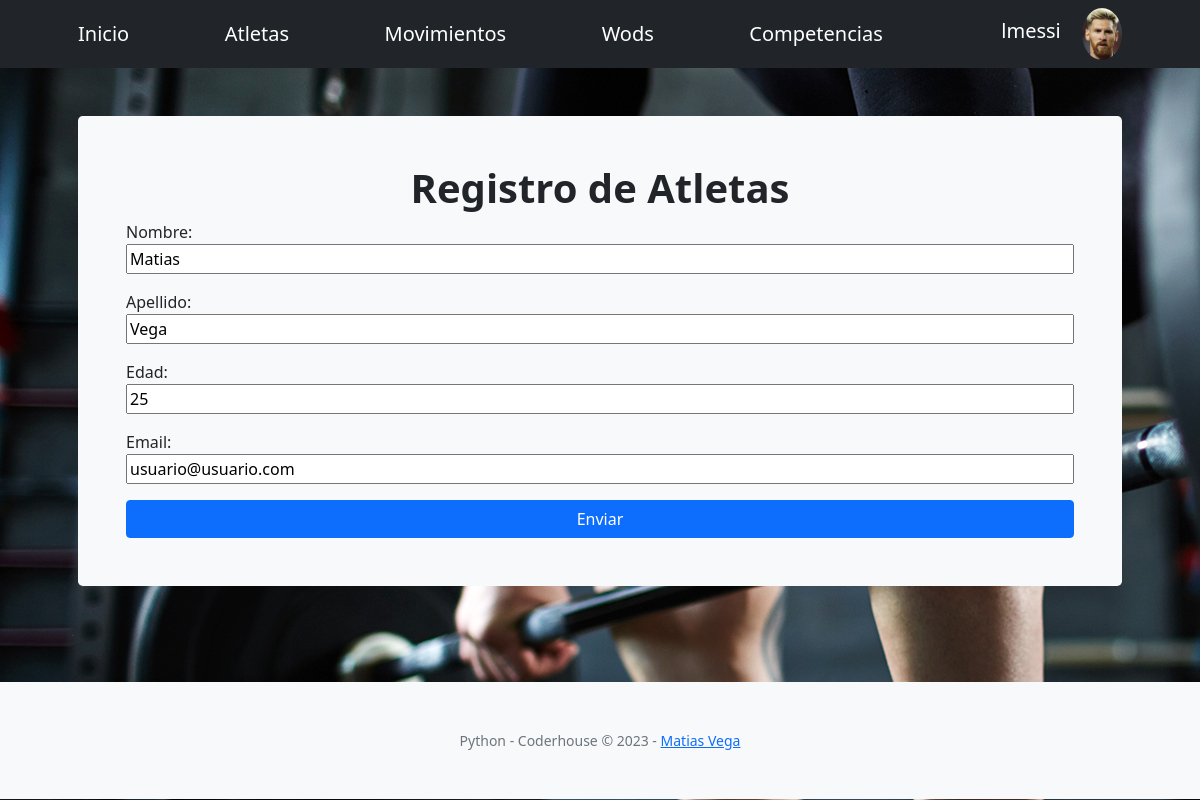
Page /AppCoder/ateta/editar/13 (signed in) on the committed database.
### AppCoder/models.py (models this page shows, shortened)
class AvatarImagen(models.Model):
    usuario = models.ForeignKey(User, on_delete = models.CASCADE)
    imagen = models.ImageField(upload_to="avatares", null=True, blank=True)

class Atleta(models.Model):
    usuario = models.ForeignKey(User, on_delete = models.CASCADE, default=None)
    nombre= models.CharField(max_length=30)
    apellido= models.CharField(max_length=30)
    edad = models.IntegerField()
    email = models.EmailField()
    box = models.ForeignKey(Box, related_name='box', on_delete=models.CASCADE, blank=True, default= None)
    nacionalidad = models.CharField(
        max_length=10,
        choices= NACIONALIDAD,
        default='ARG',
    )

### AppCoder/views.py (the view)
# urls.py: path("ateta/editar/<int:pk>", AtletaEditar.as_view(), name = "Editar Atleta"),
class AtletaEditar(LoginRequiredMixin, UpdateView):
    model = Atleta
    fields = ["nombre", "apellido", "edad", "email"]
    success_url = "/AppCoder/listaAtletas"
    template_name = "AppCoder/Atleta/atleta_form.html"

### AppCoder/templates/AppCoder/Atleta/atleta_form.html
{% extends "AppCoder/padre.html" %}
{% block titulo %}
Registro de Atletas
{% endblock %}
{% block formulario %}
<form action="" method="POST"> {% csrf_token %}
    {{form.as_p}}
    <input class="btn btn-primary btn-xl" type="Submit" value="Enviar">
</form>
{% endblock %}

### AppCoder/templates/AppCoder/padre.html (shortened to what this page needs)
<!DOCTYPE html>
<html lang="en">
    <head> {% load static %}
        <link href="https://cdn.jsdelivr.net/npm/bootstrap-icons@1.5.0/font/bootstrap-icons.css" rel="stylesheet" />
        <link href="https://cdnjs.cloudflare.com/ajax/libs/SimpleLightbox/2.1.0/simpleLightbox.min.css" rel="stylesheet" />
        <link href="{% static 'AppCoder/css/styles.css' %}" rel="stylesheet" />
    </head>
    <body id="page-top" style="background-image: url('/media/fondo/bg-masthead.jpg')">
        <nav class="navbar navbar-expand-lg navbar-dark bg-dark">
            <div class="container px-4 px-lg-5">
                <a class="navbar-brand" href="{% url 'Ver Scores' %}">Inicio</a>
                <a class="navbar-brand" href="{% url 'Ver Atletas' %}">Atletas</a>
                <a class="navbar-brand" href="{% url 'Ver Movimientos' %}">Movimientos</a>
                <a class="navbar-brand" href="{% url 'Ver Wods' %}">Wods</a>
                <a class="navbar-brand" href="{% url 'Ver Competencias' %}">Competencias</a>
                {% if request.user.is_authenticated %}
                <li class="nav-item dropdown">
                            {% with  request.user.avatarimagen_set.last as first_image %}
                            <a class="navbar-brand">  {{ request.user }}  </a>
                            {% if first_image %}
                                <img class="rounded-circle" width ="40px" href="#" role="button" data-bs-toggle="dropdown" aria-expanded="false" id="navbarDropdownPortfolio" src="{{first_image.imagen.url}}" href="{% url 'Cambiar Avatar' %}" alt="Datos de mi cuenta">
                            {% else %}
                                <img class="rounded-circle" width ="40px" href="#" role="button" data-bs-toggle="dropdown" aria-expanded="false" id="navbarDropdownPortfolio" src="/media/avatarSinAvatar.jpg" href="{% url 'Cambiar Avatar' %}" alt="Datos de mi cuenta">
                            {% endif %}
                                {% endwith %}
                        </li>
            </div>
                {% else %}
                <a class="btn btn-outline-primary btn-xl" href="{% url 'Log In' %}">Iniciar Sesión</a>
                <a class="btn btn-primary btn-xl" href="{% url 'Sign Up' %}">Registrarse</a>
                {% endif %}
        </nav>
        <section class="py-5" >
            <div class="container px-5" >
                <div class="bg-light rounded-3 py-5 px-4 px-md-5 mb-5">
                    <div class="text-center">
                        <h1 class="fw-bolder">
                            {% block titulo %}
                            {%endblock%}
                        </h1>
                </div>
                    <div>
                        {% block formulario %}
                        {%endblock%}
                    </div>
                </div>
        </section>
        <footer class="bg-light py-5">
            <div class="container px-4 px-lg-5"><div class="small text-center text-muted">Python - Coderhouse &copy; 2023 - <a href="{% url 'About' %}">Matias Vega</a></div></div>
        </footer>
    </body>
</html>

### rows in the picture
AvatarImagen: imagen (picture)
Atleta: nombre "Matias", apellido "Vega", edad "25", email "usuario@usuario.com"

### other values in the picture
{{ request.user }} "lmessi"
